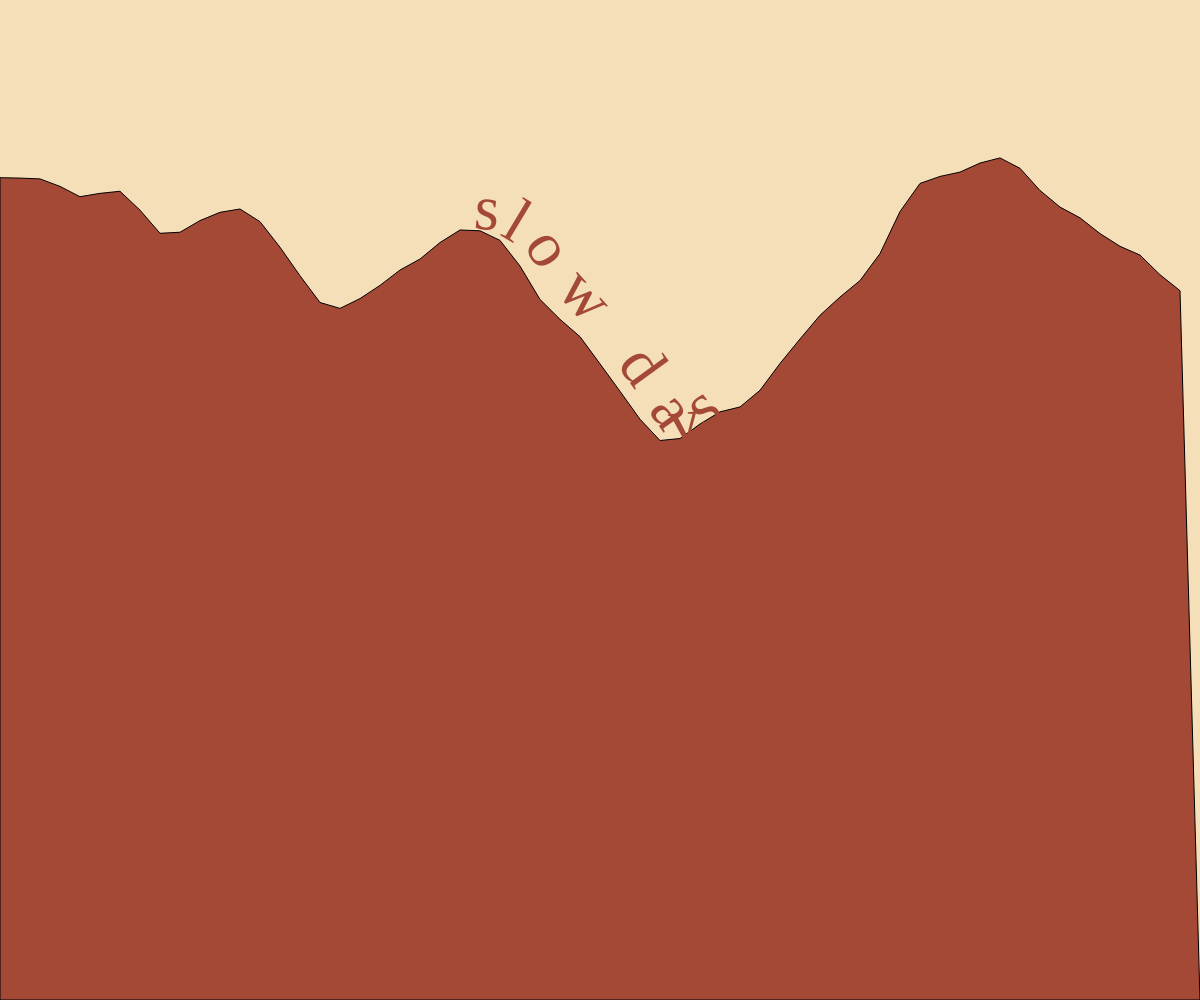
Frame 1 (no input)
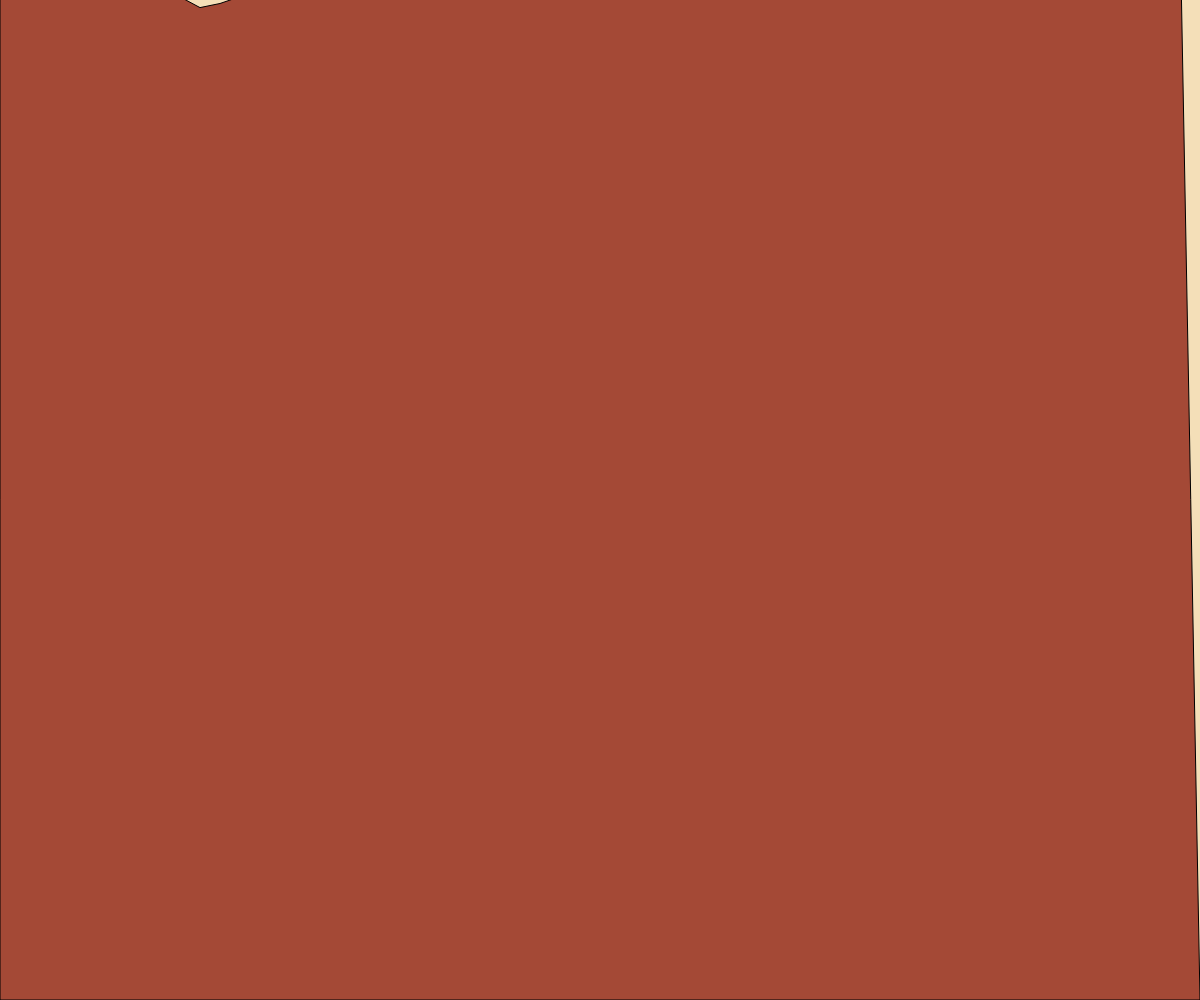
Frame 60 (no input)
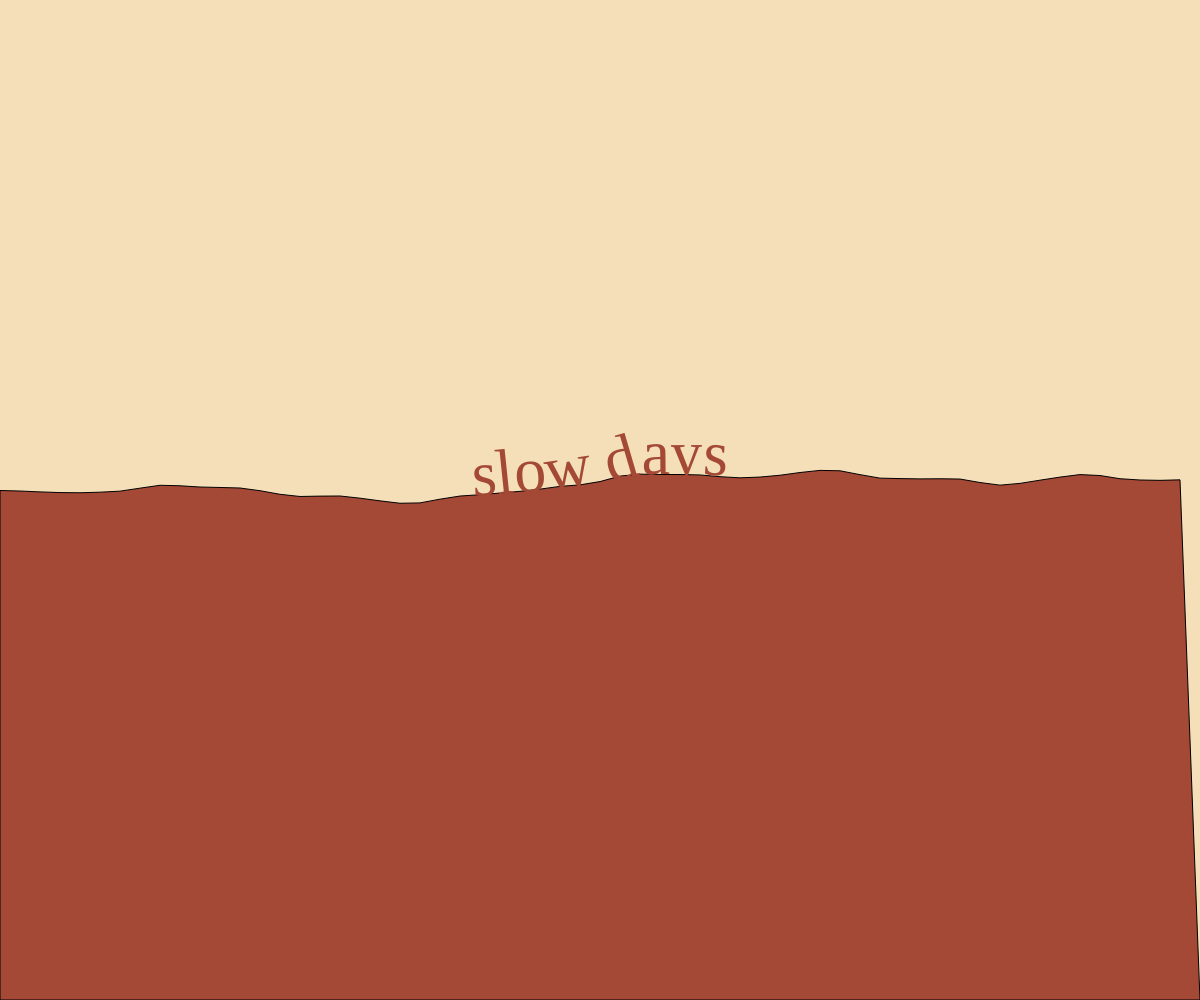
Frame 120 (the mouse pressed at the canvas centre since frame 60)

The p5.js sketch that drew these frames (run headless with seeded random() and noise() and a simulated clock; from frame 60 on, the mouse is pressed at the canvas centre):

// p5.js sketch
// ── sketch.js
var R={x:0,y:0,px:0,py:0,pressed:false,touched:false,held:0,mode:0,palette:0,rate:1,amount:1,sign:1,paused:false,ink:0,init:()=>{},frame:()=>{},down:()=>{},move:()=>{},up:()=>{},action:()=>{}};
// Original tab: mySketch
let textToWrite="slow days";
let frequency=.003;

//auto start variables
let centerX, centerY, startX, step, amplitude;

function setup() {
	createCanvas(windowWidth, windowHeight);
	centerX = windowWidth/2;
	centerY = windowHeight/2;
	textFont("Georgia");textSize(min(64,width*.14));
	
	step = 0;
	startX = centerX - textWidth(textToWrite) / 2;
}

function getY(x){
	return centerY + noise(step, x * frequency) * amplitude;
}

function draw() {
	background("#f4dfb8");
  
	//for calculating the noise in getY function
	step += 0.01;
	centerY=lerp(centerY,R.mode%2?height*.6:mouseY+80,.035);amplitude=-(100+abs(mouseX-width/2)*.6);
	
	//draw liquid
	fill(R.palette%2?"#405c50":"#a44936");
	beginShape();
	vertex(0, height);
	for(let x = 0; x < width; x += 20){
		vertex(x, getY(x));
	}
	vertex(width, height);
	endShape(CLOSE);
	
	//draw text
	fill(R.palette%2?"#405c50":"#a44936");
	let x = startX;
	for (var i = 0; i < textToWrite.length; i++) {
		let charWidth = textWidth(textToWrite.charAt(i));
		//calculate angle
		let prevX = x - 2;
		let prevY = getY(prevX);
		let y = getY(x);
		let angle = atan2(y - prevY, x - prevX);
		
		push();
			//apply angle
			translate(x+charWidth/2, y);
			rotate(angle);
			translate(-(x+charWidth/2), -y);
		
			//draw
			text(textToWrite.charAt(i), x, y);
		pop();
		x += charWidth;
	}//for
}

function mouseMoved(){
	startX = mouseX - textWidth(textToWrite) / 2;
}
	
	
	

// Touch and UI adaptation; original visual algorithm above.
R.init=()=>{};
R.frame=()=>{};
R.down=()=>{};
R.move=()=>{startX=R.x-textWidth(textToWrite)/2;};
R.up=()=>{};
R.action=(a,v)=>{if(a==="palette")R.palette++;if(a==="float")R.mode++;if(a==="texture")frequency=+v;if(a==="word"){textToWrite=v.slice(0,14)||"breathe";startX=width/2-textWidth(textToWrite)/2;}};


const originalSetup=setup,originalDraw=draw;
setup=function(){pixelDensity(1);const cc=window.createCanvas;window.createCanvas=(w,h,...args)=>cc(windowWidth,windowHeight,...args);originalSetup();window.createCanvas=cc;R.x=width*.5;R.y=height*.48;R.px=R.x;R.py=R.y;R.init();
 const c=document.querySelector('canvas');c.setAttribute('aria-label','Interactive artwork');c.style.touchAction='none';
 document.querySelectorAll('body > input,body > button').forEach(e=>e.hidden=true);
 const sync=e=>{const b=c.getBoundingClientRect();R.x=(e.clientX-b.left)*width/b.width;R.y=(e.clientY-b.top)*height/b.height;mouseX=R.x;mouseY=R.y;pmouseX=R.px;pmouseY=R.py;};
 c.addEventListener('pointerdown',e=>{e.preventDefault();if(R.pointer!=null)return;R.pointer=e.pointerId;c.setPointerCapture?.(e.pointerId);sync(e);R.pressed=true;R.touched=true;R.held=0;R.px=R.x;R.py=R.y;mouseIsPressed=true;R.down();});
 c.addEventListener('pointermove',e=>{if(R.pointer!=null&&e.pointerId!==R.pointer)return;sync(e);R.touched=true;if(R.pressed)R.move();});
 const end=e=>{if(R.pointer!=null&&e.pointerId!==R.pointer)return;R.pressed=false;R.pointer=null;mouseIsPressed=false;R.up();};
 c.addEventListener('pointerup',end);c.addEventListener('pointercancel',end);c.addEventListener('lostpointercapture',end);
 document.addEventListener('visibilitychange',()=>{if(document.hidden){R.pressed=false;R.pointer=null;mouseIsPressed=false;R.up();}});
 document.querySelectorAll('button[data-action]').forEach(b=>b.onclick=()=>{const a=b.dataset.action;if(a==='quiet'){document.body.classList.toggle('quiet');b.textContent=document.body.classList.contains('quiet')?'Show UI':'Hide UI';return;}if(a==='pause'){R.paused=!R.paused;b.textContent=R.paused?'Resume':'Pause';return;}R.action(a);if(b.dataset.toggle!==undefined){b.setAttribute('aria-pressed',b.getAttribute('aria-pressed')!=='true');}});
 document.querySelectorAll('input[data-action]').forEach(i=>{i.addEventListener('input',()=>{R.action(i.dataset.action,i.value);const o=i.parentNode.querySelector('output');if(o)o.textContent=i.value;});});
};
draw=function(){if(R.paused)return;if(!R.touched){R.x=width*(.5+.22*Math.sin(frameCount*.013));R.y=height*(.48+.13*Math.cos(frameCount*.019));}mouseX=R.x;mouseY=R.y;pmouseX=R.px;pmouseY=R.py;mouseIsPressed=R.pressed;if(R.pressed)R.held++;R.frame();originalDraw();R.px=R.x;R.py=R.y;};
// Pointer Events own input; prevent p5 synthesised clicks from resetting the artwork.
mousePressed=()=>false;mouseReleased=()=>false;mouseClicked=()=>false;mouseMoved=()=>false;mouseDragged=()=>false;touchStarted=()=>false;touchMoved=()=>false;touchEnded=()=>false;keyPressed=()=>false;
windowResized=function(){const ox=width,oy=height;resizeCanvas(windowWidth,windowHeight);R.x=R.x/ox*width;R.y=R.y/oy*height;R.px=R.x;R.py=R.y;R.resize?.(ox,oy);};

R.resize=(ox,oy)=>{centerX=width/2;centerY=height*.55;textSize(min(64,width*.14));startX=centerX-textWidth(textToWrite)/2;};
